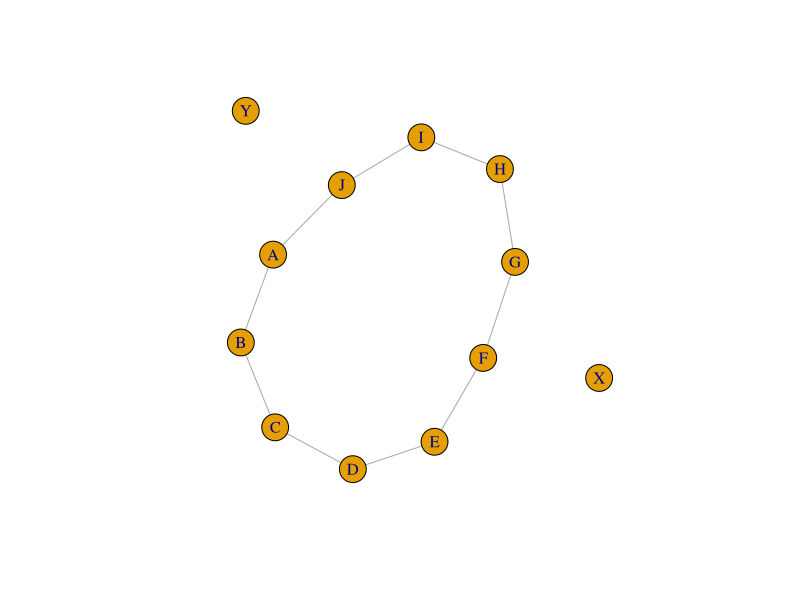

Write the R code that produced this figure.
library(igraph)


### Name: vertex
### Title: Helper function for adding and deleting vertices
### Aliases: vertex vertices

### ** Examples

g <- make_(ring(10), with_vertex_(name = LETTERS[1:10])) +
  vertices('X', 'Y')
g
plot(g)
